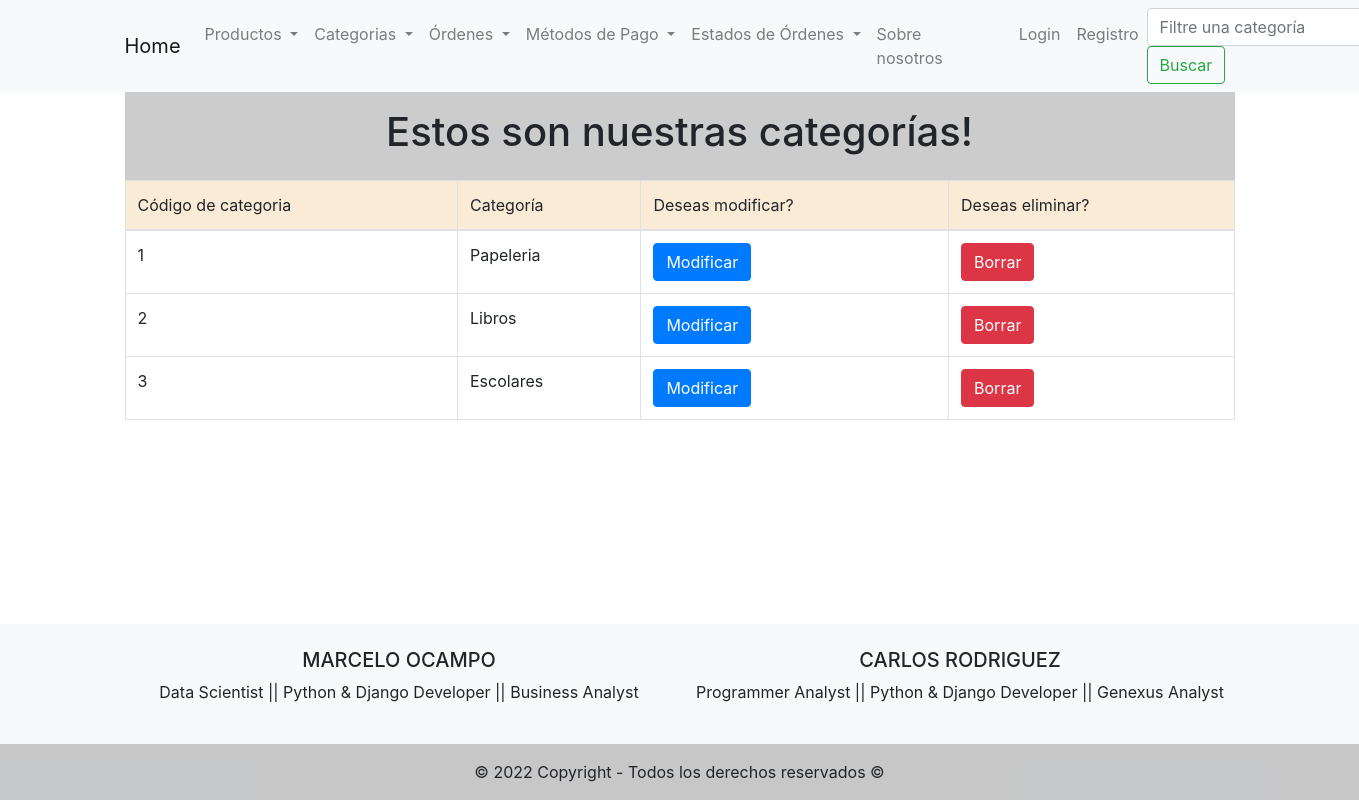
Screenshot of /products/list-categories/ with the database file from the repository.
### products/models.py (models this page shows, shortened)
class Categories(models.Model):
    category_code = models.IntegerField(unique= True)
    category_name = models.CharField(max_length=100)

### products/views.py (the view)
# urls.py: path('list-categories/', ListCategories.as_view(), name='list_categories'),
class ListCategories(ListView):
    model = Categories
    template_name = 'products/list_categories.html'
    fields = '__all__'
    def get_queryset(self, *args, **kwargs):
        categoryFilter = super().get_queryset(*args, **kwargs)
        query = self.request.GET.get('search')
        if query:
            return categoryFilter.filter(category_name__contains=query)
        return categoryFilter

### templates/products/list_categories.html (shortened to what this page needs)
{% extends 'base.html' %}
{% block nav %}
  <form class="form-inline my-2 my-lg-0" action= "/products/list-categories/" method= "GET">
    <input class="form-control mr-sm-2" type="search" name="search" placeholder="Filtre una categoría" aria-label="Search">
    <button class="btn btn-outline-success my-2 my-sm-0" type="submit">Buscar</button>
  </form>
{% endblock %}
{% block content %}
    <div class="text-center p-3" style="background-color: rgba(0, 0, 0, 0.2);">
        <h1>Estos son nuestras categorías!</h1>
    </div>
    <table class="table table-bordered">
      <thead style="background-color: antiquewhite;">
        <tr>
          <td>Código de categoria</td>
          <td>Categoría</td>
          <td>Deseas modificar?</td>
          <td>Deseas eliminar?</td>
        </tr>
      </thead>
      <tbody>
        {% if object_list %}
          {% for category in object_list %}
            <tr>
              <td>{{category.category_code}}</td>
              <td>{{category.category_name}}</td>
              <td> <a href="/products/update-category/{{category.id}}/" class="btn btn-primary">Modificar</a> </td>
              <td> <a href="/products/delete-category/{{category.id}}/" class="btn btn-danger">Borrar</a> </td>
            </tr>
          {% endfor %}
        {% else %}
          <h1>No hay categorías para mostrar</h1>
        {% endif %}
      </tbody>
    </table>
{% endblock content %}

### templates/base.html (style rules this page uses)
html { width: 100%; height: 100%; margin: 0; }

### rows the page displays
Categories: category_code "1", category_name "Papeleria"
Categories: category_code "2", category_name "Libros"
Categories: category_code "3", category_name "Escolares"
